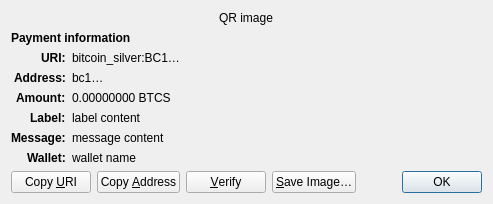
<?xml version="1.0" encoding="UTF-8"?>
<ui version="4.0">
 <class>ReceiveRequestDialog</class>
 <widget class="QDialog" name="ReceiveRequestDialog">
  <property name="geometry">
   <rect>
    <x>0</x>
    <y>0</y>
    <width>413</width>
    <height>229</height>
   </rect>
  </property>
  <property name="windowTitle">
   <string>Request payment to …</string>
  </property>
  <layout class="QGridLayout" name="gridLayout" columnstretch="0,1">
   <property name="sizeConstraint">
    <enum>QLayout::SetFixedSize</enum>
   </property>
   <item row="0" column="0" colspan="2" alignment="Qt::AlignHCenter">
    <widget class="QRImageWidget" name="qr_code">
     <property name="text">
      <string notr="true">QR image</string>
     </property>
     <property name="textInteractionFlags">
      <set>Qt::NoTextInteraction</set>
     </property>
    </widget>
   </item>
   <item row="1" column="0" colspan="2">
    <widget class="QLabel" name="payment_header">
     <property name="font">
      <font>
       <weight>75</weight>
       <bold>true</bold>
      </font>
     </property>
     <property name="text">
      <string>Payment information</string>
     </property>
     <property name="textInteractionFlags">
      <set>Qt::NoTextInteraction</set>
     </property>
    </widget>
   </item>
   <item row="2" column="0" alignment="Qt::AlignRight|Qt::AlignTop">
    <widget class="QLabel" name="uri_tag">
     <property name="font">
      <font>
       <weight>75</weight>
       <bold>true</bold>
      </font>
     </property>
     <property name="text">
      <string notr="true">URI:</string>
     </property>
     <property name="textFormat">
      <enum>Qt::PlainText</enum>
     </property>
     <property name="textInteractionFlags">
      <set>Qt::NoTextInteraction</set>
     </property>
    </widget>
   </item>
   <item row="2" column="1" alignment="Qt::AlignTop">
    <widget class="QLabel" name="uri_content">
     <property name="text">
      <string notr="true">bitcoin_silver:BC1…</string>
     </property>
     <property name="textFormat">
      <enum>Qt::RichText</enum>
     </property>
     <property name="wordWrap">
      <bool>true</bool>
     </property>
     <property name="textInteractionFlags">
      <set>Qt::TextSelectableByMouse</set>
     </property>
    </widget>
   </item>
   <item row="3" column="0" alignment="Qt::AlignRight|Qt::AlignTop">
    <widget class="QLabel" name="address_tag">
     <property name="font">
      <font>
       <weight>75</weight>
       <bold>true</bold>
      </font>
     </property>
     <property name="text">
      <string>Address:</string>
     </property>
     <property name="textInteractionFlags">
      <set>Qt::NoTextInteraction</set>
     </property>
    </widget>
   </item>
   <item row="3" column="1" alignment="Qt::AlignTop">
    <widget class="QLabel" name="address_content">
     <property name="text">
      <string notr="true">bc1…</string>
     </property>
     <property name="textFormat">
      <enum>Qt::PlainText</enum>
     </property>
     <property name="textInteractionFlags">
      <set>Qt::TextSelectableByMouse</set>
     </property>
    </widget>
   </item>
   <item row="4" column="0" alignment="Qt::AlignRight|Qt::AlignTop">
    <widget class="QLabel" name="amount_tag">
     <property name="font">
      <font>
       <weight>75</weight>
       <bold>true</bold>
      </font>
     </property>
     <property name="text">
      <string>Amount:</string>
     </property>
     <property name="textInteractionFlags">
      <set>Qt::NoTextInteraction</set>
     </property>
    </widget>
   </item>
   <item row="4" column="1" alignment="Qt::AlignTop">
    <widget class="QLabel" name="amount_content">
     <property name="text">
      <string notr="true">0.00000000 BTCS</string>
     </property>
     <property name="textFormat">
      <enum>Qt::PlainText</enum>
     </property>
     <property name="textInteractionFlags">
      <set>Qt::TextSelectableByMouse</set>
     </property>
    </widget>
   </item>
   <item row="5" column="0" alignment="Qt::AlignRight|Qt::AlignTop">
    <widget class="QLabel" name="label_tag">
     <property name="font">
      <font>
       <weight>75</weight>
       <bold>true</bold>
      </font>
     </property>
     <property name="text">
      <string>Label:</string>
     </property>
     <property name="textInteractionFlags">
      <set>Qt::NoTextInteraction</set>
     </property>
    </widget>
   </item>
   <item row="5" column="1" alignment="Qt::AlignTop">
    <widget class="QLabel" name="label_content">
     <property name="text">
      <string notr="true">label content</string>
     </property>
     <property name="textFormat">
      <enum>Qt::PlainText</enum>
     </property>
     <property name="wordWrap">
      <bool>true</bool>
     </property>
     <property name="textInteractionFlags">
      <set>Qt::TextSelectableByMouse</set>
     </property>
    </widget>
   </item>
   <item row="6" column="0" alignment="Qt::AlignRight|Qt::AlignTop">
    <widget class="QLabel" name="message_tag">
     <property name="font">
      <font>
       <weight>75</weight>
       <bold>true</bold>
      </font>
     </property>
     <property name="text">
      <string>Message:</string>
     </property>
     <property name="textInteractionFlags">
      <set>Qt::NoTextInteraction</set>
     </property>
    </widget>
   </item>
   <item row="6" column="1" alignment="Qt::AlignTop">
    <widget class="QLabel" name="message_content">
     <property name="text">
      <string notr="true">message content</string>
     </property>
     <property name="textFormat">
      <enum>Qt::PlainText</enum>
     </property>
     <property name="wordWrap">
      <bool>true</bool>
     </property>
     <property name="textInteractionFlags">
      <set>Qt::TextSelectableByMouse</set>
     </property>
    </widget>
   </item>
   <item row="7" column="0" alignment="Qt::AlignRight|Qt::AlignTop">
    <widget class="QLabel" name="wallet_tag">
     <property name="font">
      <font>
       <weight>75</weight>
       <bold>true</bold>
      </font>
     </property>
     <property name="text">
      <string>Wallet:</string>
     </property>
     <property name="textInteractionFlags">
      <set>Qt::NoTextInteraction</set>
     </property>
    </widget>
   </item>
   <item row="7" column="1" alignment="Qt::AlignTop">
    <widget class="QLabel" name="wallet_content">
     <property name="text">
      <string notr="true">wallet name</string>
     </property>
     <property name="textFormat">
      <enum>Qt::PlainText</enum>
     </property>
     <property name="wordWrap">
      <bool>true</bool>
     </property>
     <property name="textInteractionFlags">
      <set>Qt::TextSelectableByMouse</set>
     </property>
    </widget>
   </item>
   <item row="8" column="0" colspan="2">
    <layout class="QHBoxLayout" name="horizontalLayout">
     <item>
      <widget class="QPushButton" name="btnCopyURI">
       <property name="text">
        <string>Copy &amp;URI</string>
       </property>
       <property name="autoDefault">
        <bool>false</bool>
       </property>
      </widget>
     </item>
     <item>
      <widget class="QPushButton" name="btnCopyAddress">
       <property name="text">
        <string>Copy &amp;Address</string>
       </property>
       <property name="autoDefault">
        <bool>false</bool>
       </property>
      </widget>
     </item>
     <item>
      <widget class="QPushButton" name="btnVerify">
       <property name="text">
        <string>&amp;Verify</string>
       </property>
       <property name="toolTip">
        <string>Verify this address on e.g. a hardware wallet screen</string>
       </property>
       <property name="autoDefault">
        <bool>false</bool>
       </property>
      </widget>
     </item>
     <item>
      <widget class="QPushButton" name="btnSaveAs">
       <property name="text">
        <string>&amp;Save Image…</string>
       </property>
       <property name="autoDefault">
        <bool>false</bool>
       </property>
      </widget>
     </item>
     <item>
      <spacer name="horizontalSpacer_2">
       <property name="orientation">
        <enum>Qt::Horizontal</enum>
       </property>
       <property name="sizeHint" stdset="0">
        <size>
         <width>40</width>
         <height>20</height>
        </size>
       </property>
      </spacer>
     </item>
     <item>
      <widget class="QDialogButtonBox" name="buttonBox">
       <property name="focusPolicy">
        <enum>Qt::StrongFocus</enum>
       </property>
       <property name="standardButtons">
        <set>QDialogButtonBox::Ok</set>
       </property>
      </widget>
     </item>
    </layout>
   </item>
  </layout>
 </widget>
 <customwidgets>
  <customwidget>
   <class>QRImageWidget</class>
   <extends>QLabel</extends>
   <header>qt/qrimagewidget.h</header>
  </customwidget>
 </customwidgets>
 <tabstops>
  <tabstop>buttonBox</tabstop>
  <tabstop>btnCopyURI</tabstop>
  <tabstop>btnCopyAddress</tabstop>
  <tabstop>btnSaveAs</tabstop>
 </tabstops>
 <resources/>
 <connections>
  <connection>
   <sender>buttonBox</sender>
   <signal>accepted()</signal>
   <receiver>ReceiveRequestDialog</receiver>
   <slot>accept()</slot>
   <hints>
    <hint type="sourcelabel">
     <x>135</x>
     <y>230</y>
    </hint>
    <hint type="destinationlabel">
     <x>135</x>
     <y>126</y>
    </hint>
   </hints>
  </connection>
 </connections>
</ui>
